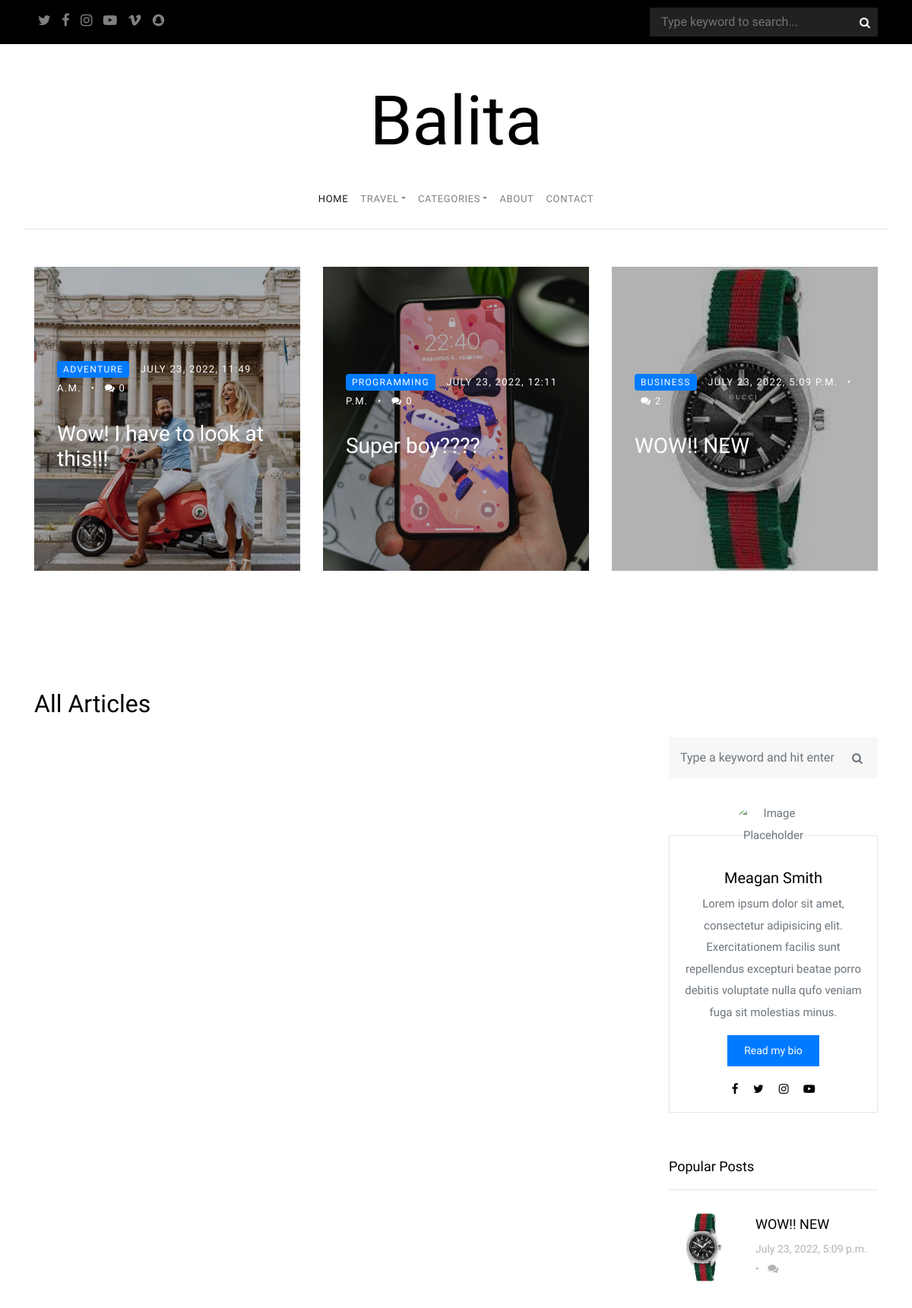
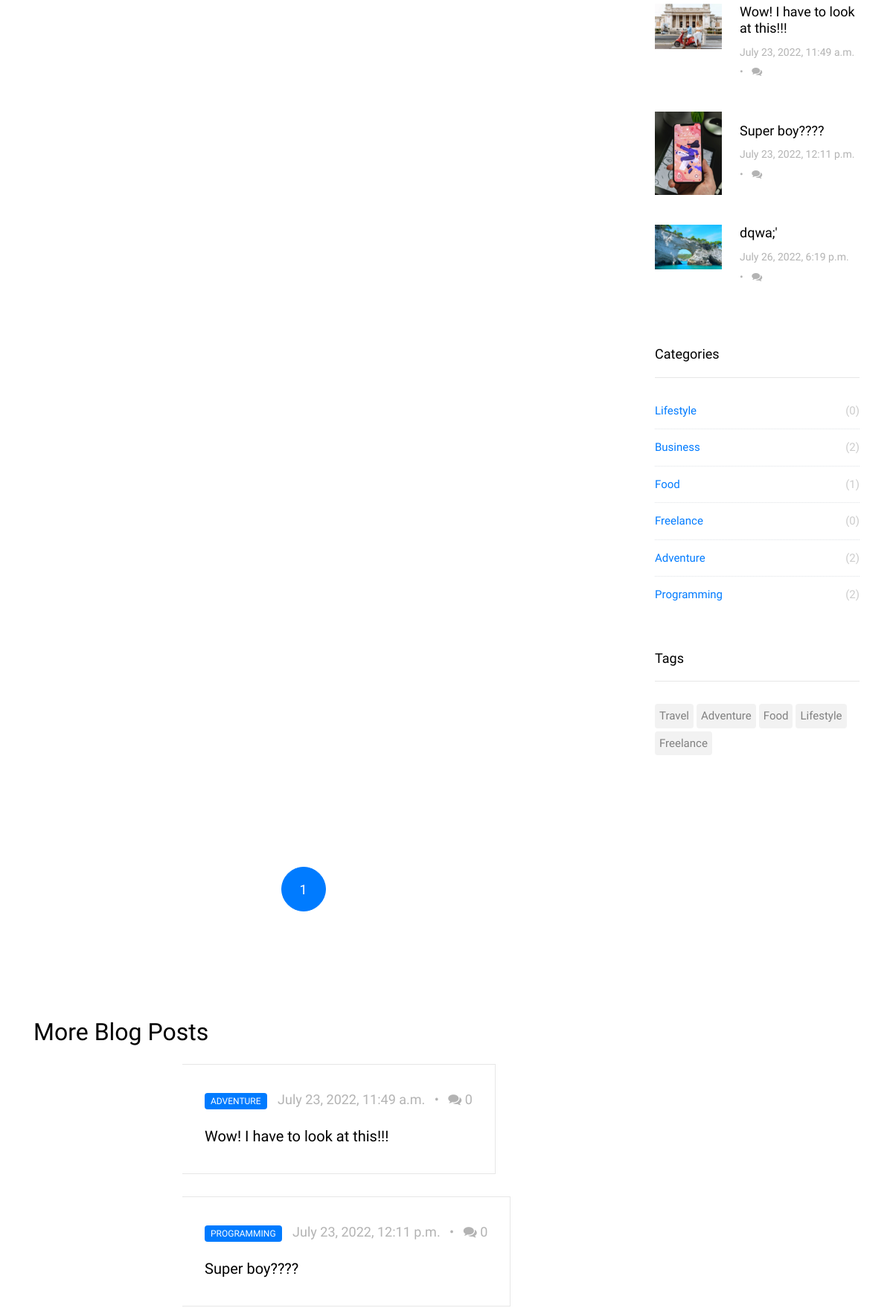
Before: / (upper part) with the older database file (2 pictures, top to bottom).
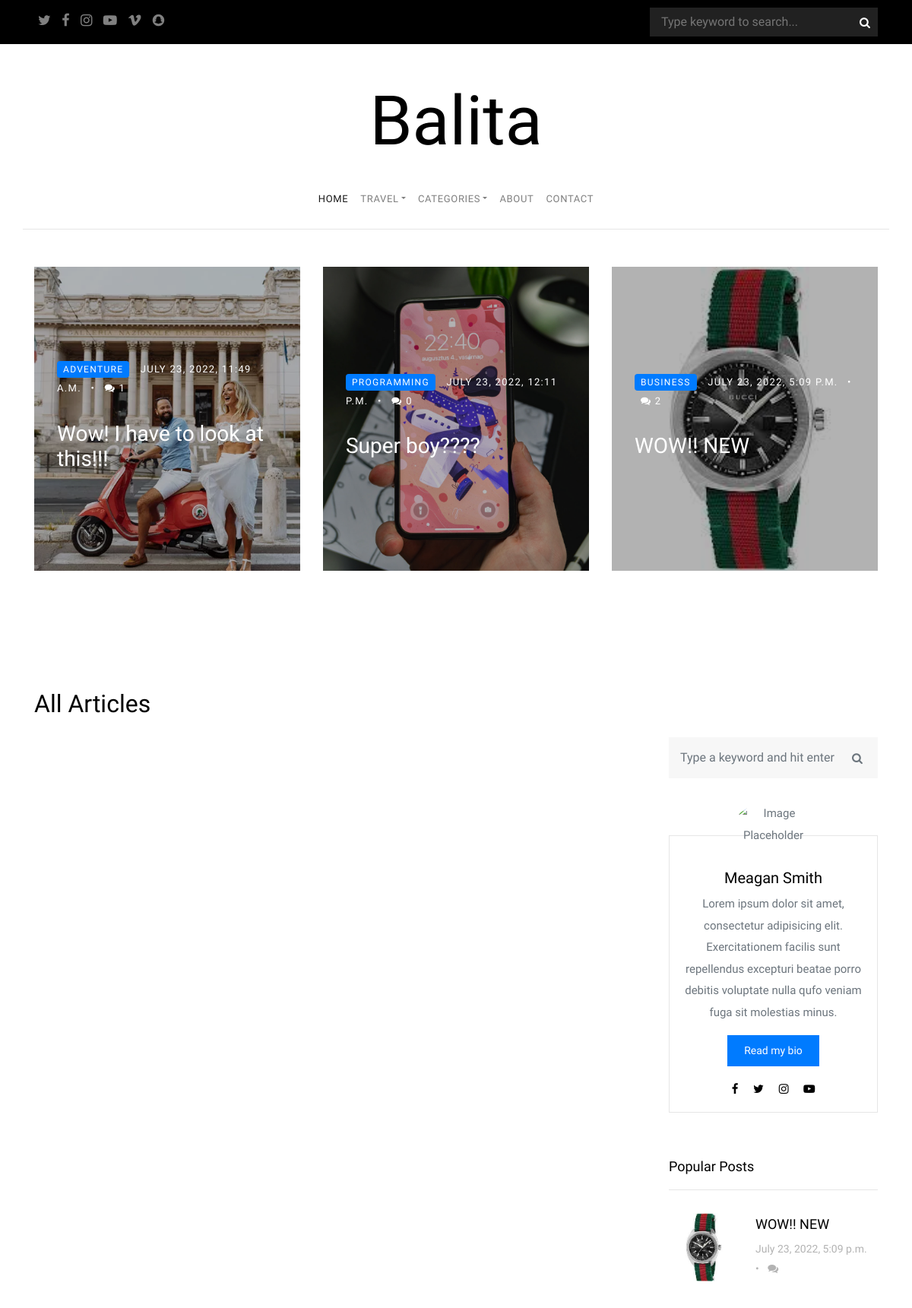
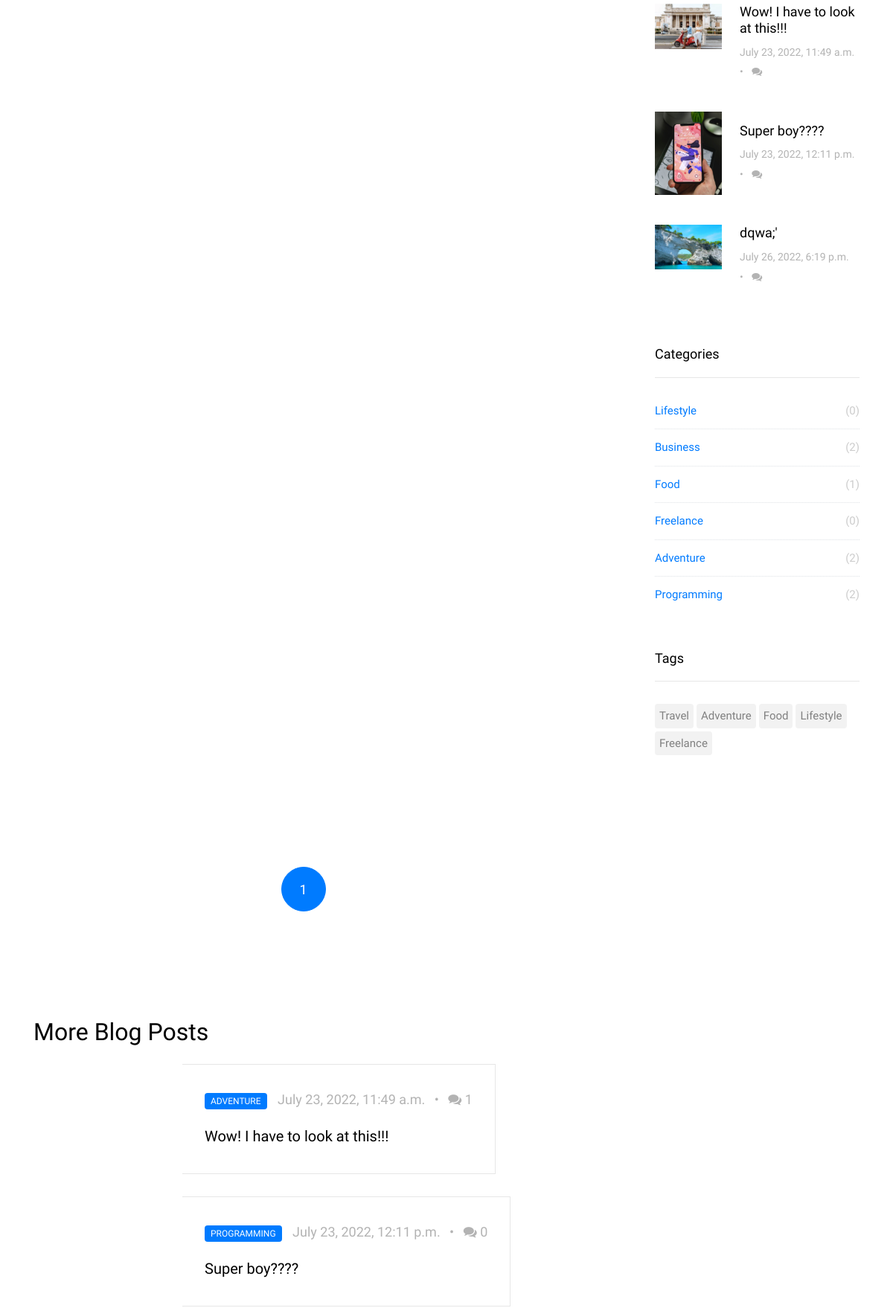
After: the same page with the newer database file (2 pictures, top to bottom).
### home/models.py (models this page shows, shortened)
class Articles(models.Model):
    author = models.ForeignKey(Authors, on_delete=models.SET_NULL, null=True)
    title = models.CharField(max_length=150)
    subtitle = models.TextField(max_length=300)
    content = models.TextField()
    preview_image = models.ImageField(upload_to='preview_articles', null=True)
    image = models.ImageField(upload_to='articles', null=True)
    tags = models.ManyToManyField(Tags)
    region = models.ForeignKey(Regions,on_delete=models.CASCADE, null=True)
    category = models.ForeignKey(Categories, on_delete=models.CASCADE)
    slug = models.SlugField(blank=True, unique=True)
    is_published = models.BooleanField(default=True)
    views = models.IntegerField(null=True, default=0)
    created_at = models.DateTimeField(auto_now_add=True)

class Categories(models.Model):
    name = models.CharField(max_length=150)
    def __str__(self):
        return self.name

### home/views.py (the view)
# urls.py: path('', include('home.urls')),
def home(request):
    ctx = {}
    ctx = header_maker(ctx)
    articles = Articles.objects.filter(is_published=True)
    ctx = footer_maker(ctx, articles)
    for i in articles:
        com_num = len(Comments.objects.filter(article=i))
        i.com_num = com_num
    ctx = give_articles(articles, 5, 'car_arts', ctx)
    ctx = give_articles(articles, 3, 'row_0_articles', ctx)
    ctx = give_articles(articles, 8, 'row_1_articles', ctx)
    ctx = give_articles(articles, 3, 'hor_articles', ctx)
    tags = Tags.objects.all()
    ctx['tags'] = tags
    ctx = get_cat_num(ctx)
    t = Articles.objects.filter(is_published=True).order_by('-views')
    ctx = give_articles(t, 4, 'popular_posts', ctx)
    p = Paginator(Articles.objects.filter(is_published=True), 8)
    page = request.GET.get('page')
    posts_ = p.get_page(page)
    ctx['p'] = p
    ctx['posts'] = posts_
    return render(request, 'index.html', ctx)

### home/views.py (called while the page is built)
def header_maker(ctx: dict):
    regions = Regions.objects.all()
    ctx['regions'] = regions
    cats = Categories.objects.all()
    ctx['cats'] = cats
    return ctx

def footer_maker(ctx: dict, article):
    articles = article.order_by('-created_at')
    ctx['latest_post'] = articles[:3]
    return ctx

def give_articles(articles, num, name, ctx):
    if len(articles) > num:
        ctx[name] = articles[:num]
        articles = articles[num:]
    else:
        ctx[name] = articles[:num]
    return ctx

def get_cat_num(ctx: dict):
    cats = Categories.objects.all()
    for i in cats:
        num = len(Articles.objects.filter(category=i))
        i.num = num
    ctx['cats'] = cats
    return ctx

### templates/index.html (shortened to what the changed rows need)
{% extends 'base.html' %}
{% load static %}
{% block content %}
<section class="site-section pt-5">
    <div class="container">
        <div class="row">
            {% for article in row_0_articles %}
            <div class="col-md-6 col-lg-4">
                <a href="/blog-single/{{article.slug}}/" class="a-block d-flex align-items-center height-md"
                   style="background-image:url({{ article.preview_image.url }})">
                    <div class="text">
                        <div class="post-meta">
                            <span class="category">{{article.category}}</span>
                            <span class="mr-2">{{article.created_at}} </span> &bullet;
                            <span class="ml-2"><span class="fa fa-comments"></span> {{article.com_num}}</span>
                        </div>
                        <h3>{{article.title}}</h3>
                    </div>
                </a>
            </div>
            {% endfor %}
        </div>
    </div>
</section>
<section class="site-section py-sm">
    <div class="container">
        <div class="row">
            <div class="col-md-6">
                <h2 class="mb-4">All Articles</h2>
            </div>
        </div>
        <div class="row blog-entries">
            <div class="col-md-12 col-lg-8 main-content">
                <div class="row mb-5 mt-5">
                    <div class="col-md-12">
                        <h2 class="mb-4">More Blog Posts</h2>
                    </div>
                    <div class="col-md-12">
                        {% for article in hor_articles %}
                        <div class="post-entry-horzontal">
                            <a href="blog-single/{{article.slug}}/">
                                <span class="text">
<div class="post-meta">
<span class="category">{{article.category}}</span>
<span class="mr-2">{{article.created_at}} </span> &bullet;
<span class="ml-2"><span class="fa fa-comments"></span> {{article.com_num}}</span>
</div>
<h2>{{article.title}}</h2>
</span>
                            </a>
                        </div>
                        {% endfor %}
                    </div>
                </div>
            </div>
            <div class="col-md-12 col-lg-4 sidebar">
                <div class="sidebar-box">
                    <div class="bio text-center">
                        <div class="bio-body">
                            <h2>Meagan Smith</h2>
                        </div>
                    </div>
                </div>
                <div class="sidebar-box">
                    <div class="post-entry-sidebar">
                        <ul>
                        {% for article in popular_posts %}
                            <li>
                                <a href="">
                                    <img src="{{article.preview_image.url}}" alt="Image placeholder"
                                         class="mr-4" data-pagespeed-url-hash="392048005"
                                         onload="pagespeed.CriticalImages.checkImageForCriticality(this);">
                                    <div class="text">
                                        <h4>{{article.title}}</h4>
                                        <div class="post-meta">
                                            <span class="mr-2">{{article.created_at}} </span> &bullet;
                                            <span class="ml-2"><span class="fa fa-comments"></span> {{article.com_num}}</span>
                                        </div>
                                    </div>
                                </a>
                            </li>
                        {% endfor %}
                        </ul>
                    </div>
                </div>
            </div>
        </div>
    </div>
</section>
{% endblock %}

Changed rows visible on the page:
changed Articles "Wow! I have to look at this!!!": com_num "0" → "1"
